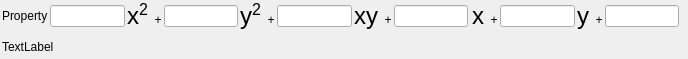
<?xml version="1.0" encoding="UTF-8"?>
<ui version="4.0">
 <class>SecondOrderPolynomialWidget</class>
 <widget class="QFrame" name="SecondOrderPolynomialWidget">
  <property name="geometry">
   <rect>
    <x>0</x>
    <y>0</y>
    <width>688</width>
    <height>59</height>
   </rect>
  </property>
  <layout class="QGridLayout" name="gridLayout_2">
   <property name="leftMargin">
    <number>2</number>
   </property>
   <property name="topMargin">
    <number>2</number>
   </property>
   <property name="rightMargin">
    <number>2</number>
   </property>
   <property name="bottomMargin">
    <number>2</number>
   </property>
   <property name="horizontalSpacing">
    <number>2</number>
   </property>
   <item row="1" column="6">
    <widget class="SVLineEdit" name="c11">
     <property name="text">
      <string/>
     </property>
    </widget>
   </item>
   <item row="1" column="11">
    <widget class="SVLineEdit" name="c01"/>
   </item>
   <item row="1" column="5">
    <widget class="QLabel" name="label_3">
     <property name="text">
      <string>&lt;html&gt;&lt;head/&gt;&lt;body&gt;&lt;p&gt;&lt;span style=&quot; font-size:18pt;&quot;&gt;y&lt;/span&gt;&lt;span style=&quot;font-size:18pt; vertical-align:super;&quot;&gt;2&lt;/span&gt;&amp;nbsp;&amp;nbsp;+&lt;/p&gt;&lt;/body&gt;&lt;/html&gt;</string>
     </property>
    </widget>
   </item>
   <item row="1" column="3">
    <widget class="QLabel" name="label_2">
     <property name="text">
      <string>&lt;html&gt;&lt;head/&gt;&lt;body&gt;&lt;p&gt;&lt;span style=&quot; font-size:18pt;&quot;&gt;x&lt;/span&gt;&lt;span style=&quot;font-size:18pt; vertical-align:super;&quot;&gt;2&lt;/span&gt;&amp;nbsp;&amp;nbsp;+&lt;/p&gt;&lt;/body&gt;&lt;/html&gt;</string>
     </property>
    </widget>
   </item>
   <item row="1" column="10">
    <widget class="QLabel" name="label_5">
     <property name="text">
      <string>&lt;html&gt;&lt;head/&gt;&lt;body&gt;&lt;p&gt;&lt;span style=&quot; font-size:18pt;&quot;&gt;x&lt;/span&gt;&amp;nbsp;&amp;nbsp;+&lt;/p&gt;&lt;/body&gt;&lt;/html&gt;</string>
     </property>
    </widget>
   </item>
   <item row="1" column="1">
    <widget class="QLabel" name="label">
     <property name="text">
      <string>Property</string>
     </property>
    </widget>
   </item>
   <item row="1" column="13">
    <widget class="SVLineEdit" name="c00"/>
   </item>
   <item row="1" column="2">
    <widget class="SVLineEdit" name="c20"/>
   </item>
   <item row="1" column="12">
    <widget class="QLabel" name="label_6">
     <property name="text">
      <string>&lt;html&gt;&lt;head/&gt;&lt;body&gt;&lt;p&gt;&lt;span style=&quot; font-size:18pt;&quot;&gt;y&lt;/span&gt;&amp;nbsp;&amp;nbsp;+&lt;/p&gt;&lt;/body&gt;&lt;/html&gt;</string>
     </property>
    </widget>
   </item>
   <item row="1" column="4">
    <widget class="SVLineEdit" name="c02"/>
   </item>
   <item row="1" column="14">
    <spacer name="horizontalSpacer_2">
     <property name="orientation">
      <enum>Qt::Horizontal</enum>
     </property>
     <property name="sizeHint" stdset="0">
      <size>
       <width>40</width>
       <height>20</height>
      </size>
     </property>
    </spacer>
   </item>
   <item row="1" column="7">
    <widget class="QLabel" name="label_4">
     <property name="text">
      <string>&lt;html&gt;&lt;head/&gt;&lt;body&gt;&lt;p&gt;&lt;span style=&quot; font-size:18pt;&quot;&gt;xy&lt;/span&gt;&amp;nbsp;&amp;nbsp;+&lt;/p&gt;&lt;/body&gt;&lt;/html&gt;</string>
     </property>
    </widget>
   </item>
   <item row="1" column="8">
    <widget class="SVLineEdit" name="c10"/>
   </item>
   <item row="2" column="1" colspan="13">
    <widget class="QLabel" name="errorLabel">
     <property name="text">
      <string>TextLabel</string>
     </property>
     <property name="wordWrap">
      <bool>true</bool>
     </property>
    </widget>
   </item>
  </layout>
 </widget>
 <customwidgets>
  <customwidget>
   <class>SVLineEdit</class>
   <extends>QLineEdit</extends>
   <header location="global">SVControlWidgets.h</header>
  </customwidget>
 </customwidgets>
 <tabstops>
  <tabstop>c20</tabstop>
  <tabstop>c02</tabstop>
 </tabstops>
 <resources/>
 <connections/>
</ui>
